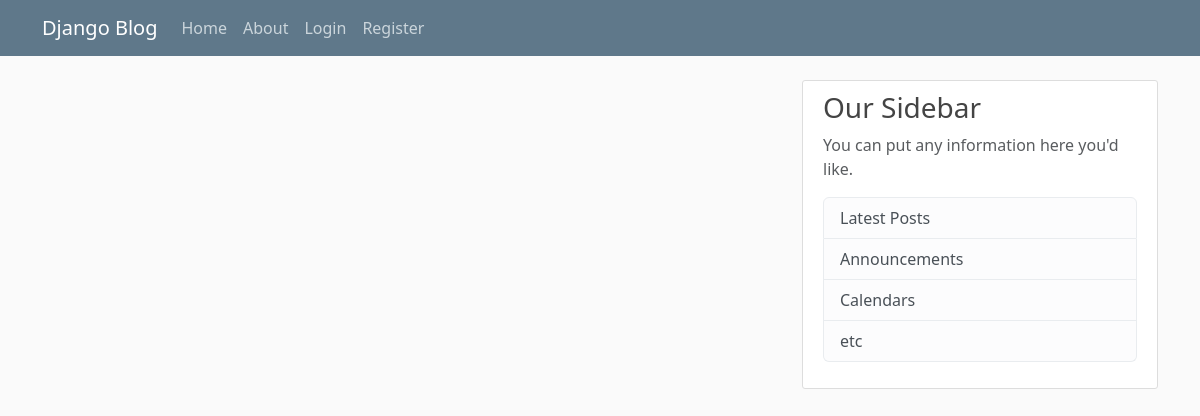
The app's page /, older data.
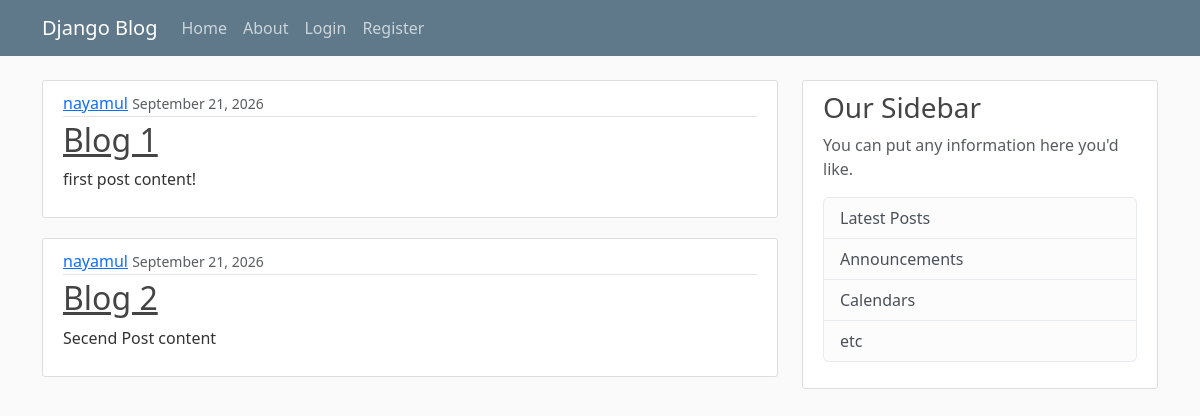
The same page, newer data.
### blog/models.py (models this page shows, shortened)
class Post(models.Model):
    title = models.CharField(max_length=200)
    content = models.TextField()
    date_posted = models.DateTimeField(default=timezone.now)
    author = models.ForeignKey(User,on_delete=models.CASCADE)

### blog/views.py (the view)
# urls.py: path('', views.home, name='blog-home'),
def home(request):
    context = {
        'posts': Post.objects.all(),
    }
    return render(request,'blog/home.html',context)

### blog/templates/blog/home.html
{% extends "blog/base.html" %}
{% block content %}
    {% for post in posts %}
        <article class="media content-section">
            <div class="media-body">
                <div class="article-metadata">
                    <a class="mr-2" href="#">{{ post.author }}</a>
                    <small class="text-muted">{{ post.date_posted|date:"F d, Y" }}</small>
                </div>
                <h2><a class="article-title" href="#">{{ post.title }}</a></h2>
                <p class="article-content">{{ post.content }}</p>
            </div>
        </article>
    {% endfor %}
{% endblock content %}

### blog/templates/blog/base.html (shortened to what this page needs)
{% load static %}
<!DOCTYPE html>
<html lang="en">
<head>
    <link href="https://cdn.jsdelivr.net/npm/bootstrap@5.3.8/dist/css/bootstrap.min.css" rel="stylesheet"
>
    <link rel="stylesheet" href="{% static 'blog/main.css' %}">
</head>
<body>
<header class="site-header">
  <nav class="navbar navbar-expand-md navbar-dark bg-steel fixed-top">
    <div class="container">
      <a class="navbar-brand mr-4" href="/">Django Blog</a>
      <div class="collapse navbar-collapse" id="navbarToggle">
        <div class="navbar-nav mr-auto">
          <a class="nav-item nav-link" href="{% url 'blog-home' %}">Home</a>
          <a class="nav-item nav-link" href="{% url 'blog-about' %}">About</a>
        </div>
        <div class="navbar-nav">
          <a class="nav-item nav-link" href="#">Login</a>
          <a class="nav-item nav-link" href="#">Register</a>
        </div>
      </div>
    </div>
  </nav>
</header>
<main role="main" class="container">
  <div class="row">
    <div class="col-md-8">
      {% block content %}{% endblock %}
    </div>
    <div class="col-md-4">
      <div class="content-section">
        <h3>Our Sidebar</h3>
        <p class='text-muted'>You can put any information here you'd like.
          <ul class="list-group">
            <li class="list-group-item list-group-item-light">Latest Posts</li>
            <li class="list-group-item list-group-item-light">Announcements</li>
            <li class="list-group-item list-group-item-light">Calendars</li>
            <li class="list-group-item list-group-item-light">etc</li>
          </ul>
        </p>
      </div>
    </div>
  </div>
</main>
</body>
</html>

### blog/static/blog/main.css (style rules this page uses)
body { background: #fafafa; color: #333333; margin-top: 5rem; }
h1, h2, h3, h4, h5, h6 { color: #444444; }
ul { margin: 0; }
.bg-steel { background-color: #5f788a; }
.site-header .navbar-nav .nav-link { color: #cbd5db; }
.content-section { background: #ffffff; padding: 10px 20px; border: 1px solid #dddddd; border-radius: 3px; margin-bottom: 20px; }
.article-title { color: #444444; }
.article-content { white-space: pre-line; }
.article-metadata { padding-bottom: 1px; margin-bottom: 4px; border-bottom: 1px solid #e3e3e3 }

Row changes from the older to the newer data that the page shows:
added Post: author "nayamul", date_posted "September 21, 2026", title "Blog 1", content "first post content!"
added Post: author "nayamul", date_posted "September 21, 2026", title "Blog 2", content "Secend Post content"
